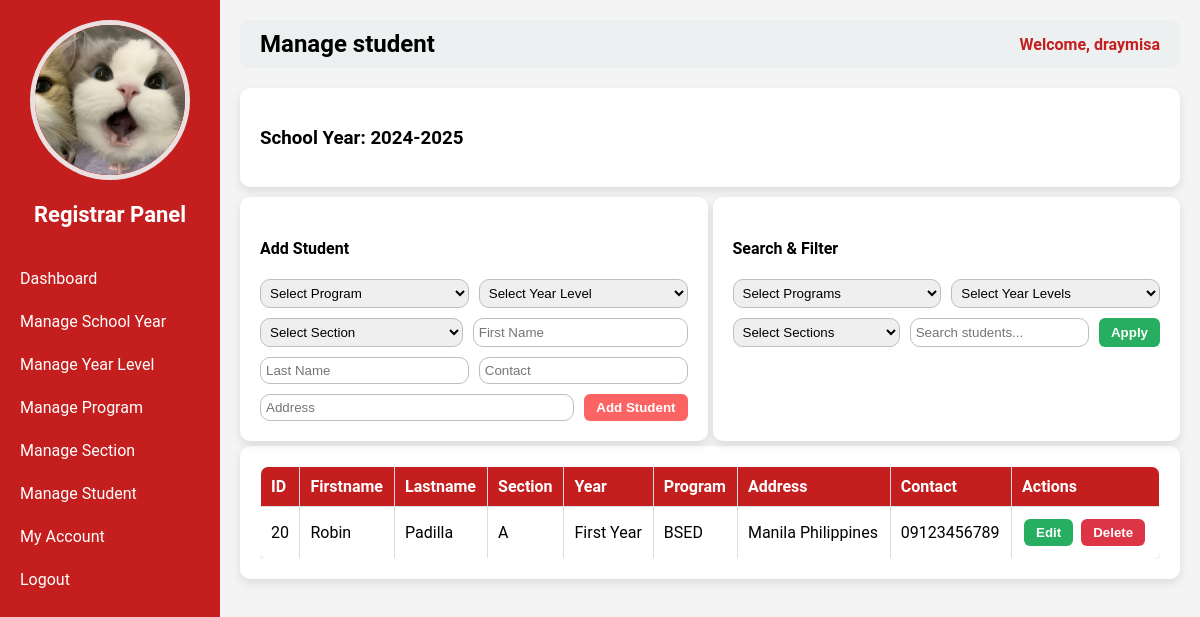
The app's page /registrar.php?page=manage_student (signed in) with its own data.
### tables this page shows
CREATE TABLE `users` (
  `id` int(11) NOT NULL,
  `username` varchar(50) NOT NULL,
  `password` varchar(255) NOT NULL,
  `role` varchar(50) NOT NULL,
  `email` varchar(255) NOT NULL,
  `contact` varchar(50) NOT NULL,
  `status` varchar(50) NOT NULL,
  `img` varchar(255) NOT NULL
);

CREATE TABLE `school_years` (
  `id` int(11) NOT NULL,
  `school_year` varchar(50) NOT NULL,
  `is_current` tinyint(1) DEFAULT 0
);

CREATE TABLE `students` (
  `id` int(11) NOT NULL,
  `first_name` varchar(50) NOT NULL,
  `last_name` varchar(50) NOT NULL,
  `school_year_id` int(11) NOT NULL,
  `program_id` int(11) NOT NULL,
  `year_level_id` int(11) NOT NULL,
  `section_id` int(11) NOT NULL,
  `address` varchar(100) NOT NULL,
  `contact` varchar(20) NOT NULL,
  `img` varchar(255) NOT NULL,
  `user_id` int(11) NOT NULL
);

CREATE TABLE `sections` (
  `id` int(11) NOT NULL,
  `section_name` varchar(50) NOT NULL
);

CREATE TABLE `year_levels` (
  `id` int(11) NOT NULL,
  `year_level` varchar(50) NOT NULL
);

CREATE TABLE `programs` (
  `id` int(11) NOT NULL,
  `program_code` varchar(50) NOT NULL,
  `program_name` varchar(100) NOT NULL
);

### registrar_pages/manage_student.php (the view, shortened to what this page needs)
<?php
require __DIR__ . '/../db_connect.php';
$current_sy = $pdo->query("SELECT * FROM school_years WHERE is_current=1 LIMIT 1")->fetch(PDO::FETCH_ASSOC);
$current_sy_id = $current_sy['id'];
$edit_mode = false;
$edit_student = [];
$search = $_GET['search'] ?? '';
$sql = "
    SELECT st.*, sec.section_name, yl.year_level, p.program_code
    FROM students st
    LEFT JOIN sections sec ON st.section_id = sec.id
    LEFT JOIN year_levels yl ON st.year_level_id = yl.id
    LEFT JOIN programs p ON st.program_id = p.id
    WHERE st.school_year_id = ?
";
$params = [$current_sy_id];
$sql .= " ORDER BY st.id ASC";
$students = $pdo->prepare($sql);
$students->execute($params);
$students = $students->fetchAll(PDO::FETCH_ASSOC);
?>
<div class="container">
    <h3>School Year: <?= htmlspecialchars($current_sy['school_year']); ?></h3>
</div>
<div class="flex-container">
    <div class="container half">
    <h4><?= $edit_mode ? "Update Student" : "Add Student" ?></h4>
    <form method="POST" class="form-box">
<select name="program_id" required>
    <option value="">Select Program</option>
</select>
<select name="year_level_id" required>
    <option value="">Select Year Level</option>
</select>
<select name="section_id" required>
    <option value="">Select Section</option>
</select>
        <input type="text" name="first_name" placeholder="First Name"
               value="<?= htmlspecialchars($edit_student['first_name'] ?? '') ?>" required>
        <input type="text" name="last_name" placeholder="Last Name"
               value="<?= htmlspecialchars($edit_student['last_name'] ?? '') ?>" required>
        <input type="text" name="contact" placeholder="Contact"
               value="<?= htmlspecialchars($edit_student['contact'] ?? '') ?>">
        <input type="text" name="address" placeholder="Address"
               value="<?= htmlspecialchars($edit_student['address'] ?? '') ?>">
        <?php if ($edit_mode): ?>
            <input type="hidden" name="id" value="<?= $edit_student['id'] ?>">
            <button type="submit" name="update_student" class="btn btn-warning">Update Student</button>
            <a href="" class="btn btn-secondary">Cancel</a>
        <?php else: ?>
            <button type="submit" name="add_student" class="btn btn-primary">Add Student</button>
        <?php endif; ?>
    </form>
</div>
    <div class="container half">
        <h4>Search & Filter</h4>
        <form method="GET" action="registrar.php" class="form-box">
            <select name="filter_program">
                <option value="">Select Programs</option>
            </select>
            <select name="filter_year">
                <option value="">Select Year Levels</option>
            </select>
            <select name="filter_section">
                <option value="">Select Sections</option>
            </select>
            <input type="text" name="search" placeholder="Search students..." value="<?= htmlspecialchars($search) ?>">
            <button type="submit" class="btn btn-info">Apply</button>
        </form>
    </div>
</div>
<div class="container">
    <div class="table-box">
        <table class="styled-table">
            <thead>
                <tr>
                    <th>ID</th>
                    <th>Firstname</th>
                    <th>Lastname</th>
                    <th>Section</th>
                    <th>Year</th>
                    <th>Program</th>
                    <th>Address</th>
                    <th>Contact</th>
                    <th>Actions</th>
                </tr>
            </thead>
            <tbody>
            <?php if (count($students) > 0): ?>
                <?php foreach ($students as $stu): ?>
                    <tr>
                        <td><?= $stu['id'] ?></td>
                        <td><?= htmlspecialchars($stu['first_name']) ?></td>
                        <td><?= htmlspecialchars($stu['last_name']) ?></td>
                        <td><?= htmlspecialchars($stu['section_name']) ?></td>
                        <td><?= htmlspecialchars($stu['year_level']) ?></td>
                        <td><?= htmlspecialchars($stu['program_code']) ?></td>
                        <td><?= htmlspecialchars($stu['address']) ?></td>
                        <td><?= htmlspecialchars($stu['contact']) ?></td>
                        <td>
                            <form method="POST" class="inline-form">
                                <button type="submit" name="edit_student" class="btn btn-info">Edit</button>
                            </form>
                            <form method="POST" class="inline-form">
                                <button type="submit" name="delete_student" class="btn btn-danger"
                                        onclick="return confirm('Are you sure?')">Delete</button>
                            </form>
                        </td>
                    </tr>
                <?php endforeach; ?>
            <?php else: ?>
                <tr><td colspan="9" style="text-align:center;">No students found.</td></tr>
            <?php endif; ?>
            </tbody>
        </table>
    </div>
</div>

### registrar.php (shortened to what this page needs)
<?php
require 'db_connect.php';
$id = $_SESSION['user_id'];
$stmt = $pdo->prepare("SELECT * FROM users WHERE id=?");
$stmt->execute([$id]);
$user = $stmt->fetch(PDO::FETCH_ASSOC);
$page = isset($_GET['page']) ? $_GET['page'] : 'dashboard';
?>
<!DOCTYPE html>
<html>
<head>
</head>
<body>
<div class="sidebar">
    <div class="column profile-photo">
        <?php if (!empty($user['img'])): ?>
            <img src="<?php echo htmlspecialchars($user['img']); ?>" alt="Profile Image">
        <?php else: ?>
            <img src="default.png" alt="Profile Image">
        <?php endif; ?>
    </div>
    <h2>Registrar Panel</h2>
    <a href="?page=dashboard">Dashboard</a>
    <a href="?page=manage_school_year">Manage School Year</a>
    <a href="?page=manage_year_level">Manage Year Level</a>
    <a href="?page=manage_program">Manage Program</a>
    <a href="?page=manage_section">Manage Section</a>
    <a href="?page=manage_student">Manage Student</a>
    <a href="?page=my_account">My Account</a>
    <a href="logout.php">Logout</a>
</div>
<div class="main-content">
    <div class="header">
        <h2><?php echo ucfirst(str_replace('_',' ', $page)); ?></h2>
        <span>Welcome, <?php echo $_SESSION['username']; ?></span>
    </div>
    <div class="content" style="margin-top:20px;">
        <?php
        $pageFile = "registrar_pages/{$page}.php";
        if (file_exists($pageFile)) {
            include $pageFile;
        } else {
            echo "<p>Page not found.</p>";
        }
        ?>
    </div>
</div>
</body>
</html>

### registrar.php (style rules this page uses)
body { margin:0; font-family:'Roboto', sans-serif; background:#f4f4f4; }
.sidebar { position: fixed; top:0; left:0; width:220px; height:100%; background-color:#c41e1e; color:white; display:flex; flex-direction:column; padding-top:20px; }
.sidebar h2 { text-align:center; margin-bottom:30px; font-size:22px; }
.sidebar a { padding:12px 20px; text-decoration:none; color:white; display:block; transition:0.3s; }
.main-content { margin-left:220px; padding:20px; }
.header { display:flex; justify-content:space-between; align-items:center; background:#ecf0f1; padding:10px 20px; border-radius:8px; }
.header h2 { margin:0; }
.header span { font-weight: bold;color: #c41e1e; }
.profile-photo { text-align: center; }
.profile-photo img { width: 150px; height: 150px; object-fit: cover; border-radius: 50%; border: 5px solid #ebe0e0ff; }

### registrar_pages/manage_student.php (style rules this page uses)
.flex-container { display: flex; gap: 5px; margin-top: 5px; }
.container { background:#fff; padding:20px; border-radius:10px; box-shadow:0 4px 10px rgba(0,0,0,0.1); margin-top:5px; }
.half { flex: 1; max-width: 50%; }
.form-box { display: flex; flex-wrap: wrap; gap: 10px; }
.form-box input, .form-box select { padding: 5px; border: 1px solid #bebebeff; border-radius: 10px; flex: 1 1 calc(25% - 10px); min-width: 150px; }
.table-box { max-height:400px; overflow-y:auto; }
.styled-table { width:100%; border-collapse:collapse; border:1px solid #ddd; border-radius:8px; overflow:hidden; box-shadow:0 2px 5px rgba(0,0,0,0.1); }
.styled-table th, .styled-table td { padding:10px; border:1px solid #ddd; text-align:left; }
.styled-table thead { background:#c41e1e; color:#fff; }
.inline-form { display:inline-block; margin:2px; }
.btn { padding:6px 12px; border-radius:6px; border:none; cursor:pointer; font-weight:bold; color:white; }
.btn-primary { background:#fc6464ff; }
.btn-danger { background:#dc3545; }
.btn-info { background:#27ae60; }

### records on screen
users: img (picture)
school_years: school_year "2024-2025"
students: id "20", first_name "Robin", last_name "Padilla", section.section_name "A", year_level.year_level "First Year", program.program_code "BSED", address "Manila Philippines", contact "09123456789"

### other values on screen
str_replace('_',' ', $page) "Manage student"
$_SESSION['username'] "draymisa"
